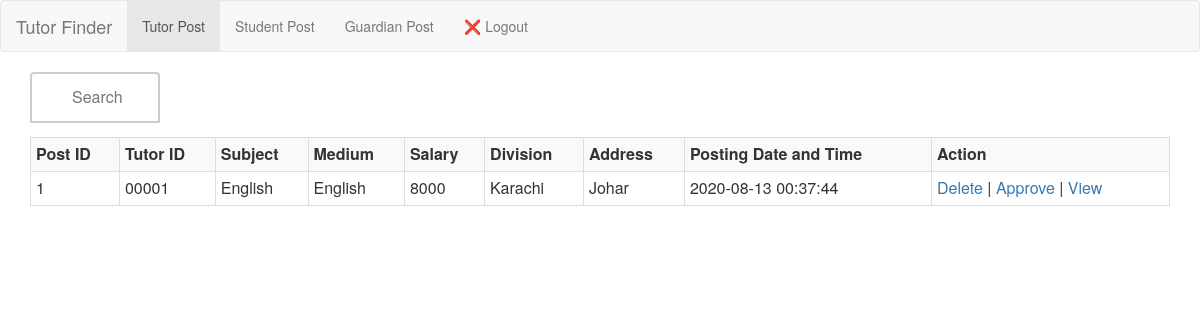
/adtutorpost.php, run on the app's committed database.
### tables this page shows
CREATE TABLE `tutor_post_temp` (
  `post_id` int(10) NOT NULL,
  `tutor_id` varchar(15) NOT NULL,
  `subjects` varchar(15) NOT NULL,
  `medium` varchar(10) NOT NULL,
  `salary` int(8) NOT NULL,
  `divisions` varchar(15) NOT NULL,
  `address` varchar(25) NOT NULL,
  `dateTime` timestamp NOT NULL DEFAULT CURRENT_TIMESTAMP
);

### adtutorpost.php (the view, shortened to what this page needs)
<!DOCTYPE <!DOCTYPE html>
<html>
<head>
    <link href="css/bootstrap.min.css" rel="stylesheet">
    <link href="css/bootstrap.css" rel="stylesheet">
    <link href="css/style2.css" rel="stylesheet">
</head>
<body>
<nav class="navbar navbar-default">
    <div class="container-fluid">
        <div class="navbar-header">
            <a class="navbar-brand" href="#index.php">Tutor Finder</a>
        </div>
        <ul class="nav navbar-nav">
            <li class="active"><a href="adtutorpost.php">Tutor Post</a></li>
            <li><a href="adstudentpost.php">Student Post</a></li>
            <li><a href="adguardianpost.php">Guardian Post</a></li>
            <li><a href="logout.php"><?php echo '<span>&#10060</span>'?> Logout</a></li>
        </ul>
    </div>
</nav>
<div class="container">
<form>
    <input type="text" name="search" placeholder="Search" onkeyup="showResult(this.value)">
</form>
<table class="table table-striped table-bordered table-condensed">
    <tr>
    <th>Post ID</th>
    <th>Tutor ID</th>
    <th>Subject</th>
    <th>Medium</th>
    <th>Salary</th>
    <th>Division</th>
    <th>Address</th>
    <th>Posting Date and Time</th>
    <th>Action</th>
    </tr>
    <?php
        require 'config.php';
        $statement="select * from tutor_post_temp";
        $result = mysqli_query($conn, $statement);
        if (mysqli_num_rows($result) > 0)
        {
            while($row = mysqli_fetch_assoc($result))
            {
                echo "<tr>";
                echo "<td>".$row['post_id']."</td>";
                echo "<td>".$row['tutor_id']."</td>";
                echo "<td>".$row['subjects']."</td>";
                echo "<td>".$row['medium']."</td>";
                echo "<td>".$row['salary']."</td>";
                echo "<td>".$row['divisions']."</td>";
                echo "<td>".$row['address']."</td>";
                echo "<td>".$row['dateTime']."</td>";
                echo "<td><a href=\"dlttutorpost.php?id=$row[post_id]\" onClick=\"return confirm('Are you sure you want to delete?')\">Delete</a> | <a href=\"apptutorpost.php?id=$row[post_id]\">Approve</a> | <a href=\"singleview.php?id=$row[post_id]\">View</a></td>";
                echo "</tr>";
            }
        }
        else
        {
            echo "Nothing found in db";
        }
    ?>
    </table>
</div>
</body>
</html>

### adtutorpost.php (style rules this page uses)
input[type=text] { width: 130px; box-sizing: border-box; border: 2px solid #ccc; #border-radius: 4px; font-size: 16px; border-top-left-radius: 4px; border-top-right-radius: 4px; background-color: white; background-position: 10px 10px; background-repeat: no-repeat; padding: 12px 20px 12px 40px; -webkit-transition: width 0.4s ease-in-out; transition: width 0.4s ease-in-out; }

### data on the page
tutor_post_temp: post_id "1", tutor "00001", subjects "English", medium "English", salary "8000", divisions "Karachi", address "Johar", dateTime "2020-08-13 00:37:44"
